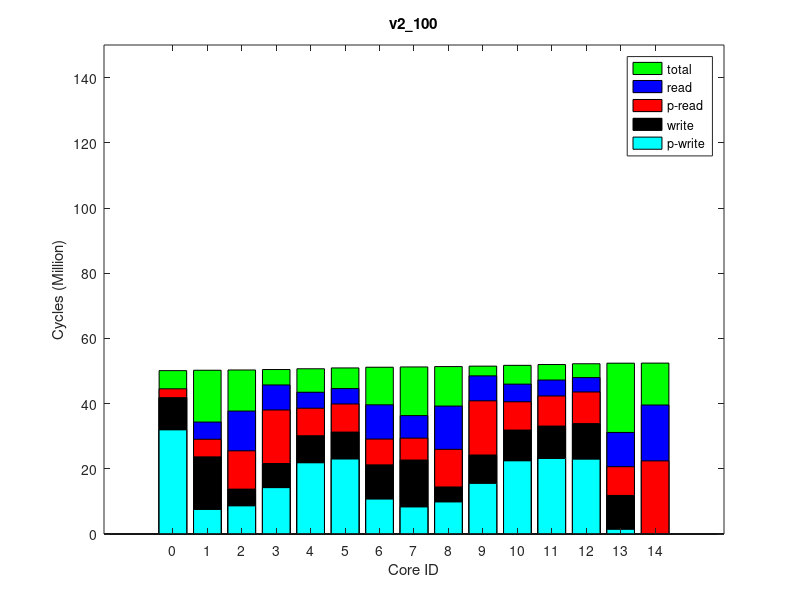

Recreate this plot in MATLAB.
times(1, :, :) = [
2704402, 51218779, 0
5395373, 51340711, 0
11780583, 51418982, 0
16423930, 51562954, 0
6721457, 52377586, 0
7910542, 52290163, 0
8645680, 52066958, 0
8456637, 51805780, 0
11543010, 52490358, 0
16629873, 52630334, 0
8684102, 52882876, 0
9226780, 53138522, 0
21769373, 53586772, 0
8819083, 53563092, 0
9687219, 53383832, 0
];
times(2, :, :) = [
2704402, 51016122, 0
5396174, 51138149, 0
11745639, 51216676, 0
16411907, 51359491, 0
6715055, 52169774, 0
7909273, 52081443, 0
8619928, 51860289, 0
8431452, 51600786, 0
11535917, 52281890, 0
16616859, 52421014, 0
8672134, 52671875, 0
9228847, 52926004, 0
22502303, 53372137, 0
8818377, 53348479, 0
9687249, 53170572, 0
];
times(3, :, :) = [
2704402, 51017209, 0
5396625, 51138737, 0
11745932, 51217222, 0
16412107, 51360113, 0
6717417, 52170051, 0
7909971, 52082089, 0
8621211, 51861057, 0
8430803, 51601446, 0
11536877, 52282133, 0
16618158, 52421587, 0
8673368, 52672325, 0
9230375, 52926512, 0
22502758, 53372589, 0
8819477, 53348935, 0
9687591, 53171059, 0
];
times(4, :, :) = [
2704402, 51016894, 0
5395983, 51138214, 0
11744787, 51216853, 0
16409944, 51359656, 0
6716688, 52170161, 0
7908860, 52081826, 0
8621299, 51861048, 0
8427355, 51601195, 0
11537678, 52282154, 0
16618816, 52421394, 0
8672827, 52672247, 0
9232913, 52926478, 0
22502459, 53372574, 0
8819146, 53348913, 0
9690568, 53170992, 0
];
times(5, :, :) = [
2704402, 51017646, 0
5395408, 51138225, 0
11747934, 51217739, 0
16409644, 51360345, 0
6717488, 52170955, 0
7909107, 52082594, 0
8617842, 51861559, 0
8422541, 51601881, 0
11538411, 52282989, 0
16619397, 52422004, 0
8674633, 52672921, 0
9233596, 52927018, 0
22503038, 53373097, 0
8819142, 53349445, 0
9690765, 53171567, 0
];
times(6, :, :) = [
2704402, 51015962, 0
5395226, 51137644, 0
11745732, 51216074, 0
16412041, 51358877, 0
6716541, 52169183, 0
7908203, 52080701, 0
8619045, 51859617, 0
8428146, 51599994, 0
11535970, 52281058, 0
16617721, 52420293, 0
8673708, 52671263, 0
9231776, 52925350, 0
22501023, 53371436, 0
8817777, 53347760, 0
9688904, 53169852, 0
];
times(7, :, :) = [
2704402, 51017491, 0
5395889, 51138684, 0
11747603, 51217248, 0
16412584, 51359968, 0
6717113, 52170237, 0
7909065, 52081904, 0
8618775, 51860944, 0
8426373, 51601164, 0
11536956, 52282063, 0
16619788, 52421534, 0
8673911, 52672347, 0
9232821, 52926466, 0
22502505, 53372559, 0
8819235, 53348883, 0
9690838, 53171019, 0
];
times(8, :, :) = [
2704402, 51018254, 0
5396738, 51139542, 0
11747059, 51218329, 0
16415735, 51360891, 0
6717056, 52171529, 0
7909279, 52083232, 0
8620156, 51861894, 0
8426991, 51602384, 0
11538345, 52283432, 0
16620216, 52422840, 0
8675651, 52673577, 0
9231615, 52927801, 0
22503934, 53373904, 0
8820136, 53350232, 0
9688345, 53172333, 0
];
times(9, :, :) = [
2704402, 51016640, 0
5396563, 51137063, 0
11747291, 51216709, 0
16412932, 51359251, 0
6716199, 52169665, 0
7909542, 52081340, 0
8619293, 51860307, 0
8424918, 51600649, 0
11538337, 52281547, 0
16618383, 52421028, 0
8673500, 52671905, 0
9231954, 52926026, 0
22502327, 53372087, 0
8819473, 53348431, 0
9688635, 53170568, 0
];
times(10, :, :) = [
2704402, 51017938, 0
5395158, 51139305, 0
11744151, 51217900, 0
16400404, 51360549, 0
6717197, 52171138, 0
7908993, 52082797, 0
8618959, 51861449, 0
8421969, 51601951, 0
11536477, 52283090, 0
16619994, 52422417, 0
8674899, 52673314, 0
9233146, 52927360, 0
22503469, 53373430, 0
8819749, 53349762, 0
9691888, 53171886, 0
];
ave_times = round(squeeze(mean(times)));
format long g, ave_times
std_times = round(squeeze(std(times)));
format long g, std_times
polling_read_times = ave_times;
times(1, :, :) = [
32142170, 50406330, 0
7835444, 50527058, 0
8900711, 50601709, 0
14523104, 50745272, 0
8480648, 51542884, 0
10903150, 51456897, 0
23151073, 51239303, 0
21998222, 50981306, 0
10011044, 51655055, 0
15695135, 51793199, 0
22623358, 52039806, 0
23355314, 52290246, 0
0, 52728491, 0
1623428, 52705876, 0
23138878, 52531053, 0
];
times(2, :, :) = [
31929617, 50193805, 0
7503949, 50314775, 0
8615017, 50389418, 0
14209639, 50531502, 0
8282619, 51324507, 0
10688508, 51238480, 0
22975363, 51020611, 0
21821768, 50765168, 0
9814064, 51436021, 0
15499455, 51573235, 0
22427875, 51817853, 0
23143058, 52066975, 0
0, 52502969, 0
1403600, 52480348, 0
22926971, 52306945, 0
];
times(3, :, :) = [
31930566, 50194383, 0
7436438, 50312486, 0
8556479, 50389738, 0
14137831, 50531629, 0
8282313, 51324854, 0
10684760, 51238212, 0
22990811, 51020874, 0
21834267, 50764622, 0
9813008, 51435535, 0
15499058, 51572982, 0
22428719, 51817631, 0
23139032, 52066712, 0
0, 52502690, 0
1403656, 52480066, 0
22921958, 52306631, 0
];
times(4, :, :) = [
31931532, 50195349, 0
7516900, 50312918, 0
8625020, 50390601, 0
14198131, 50532201, 0
8281190, 51325336, 0
10694048, 51238999, 0
22980971, 51021444, 0
21820400, 50765964, 0
9815087, 51437443, 0
15497856, 51573572, 0
22427086, 51818731, 0
23144772, 52067489, 0
0, 52503477, 0
1403935, 52480856, 0
22928821, 52307442, 0
];
times(5, :, :) = [
31929289, 50193205, 0
7491116, 50312146, 0
8597452, 50388314, 0
14186476, 50530588, 0
8278885, 51323541, 0
10687505, 51236710, 0
22978985, 51019804, 0
21826210, 50763864, 0
9811663, 51434867, 0
15495825, 51571982, 0
22423632, 51816826, 0
23139560, 52065657, 0
0, 52501650, 0
1402987, 52479034, 0
22923012, 52305593, 0
];
times(6, :, :) = [
31931147, 50195159, 0
7500544, 50313018, 0
8609387, 50389860, 0
14200715, 50532804, 0
8279583, 51324762, 0
10685163, 51238104, 0
22978701, 51022035, 0
21826108, 50766295, 0
9812340, 51435713, 0
15496892, 51572669, 0
22426217, 51817976, 0
23140867, 52067047, 0
0, 52503014, 0
1403803, 52480395, 0
22923611, 52306983, 0
];
times(7, :, :) = [
31932059, 50195738, 0
7506723, 50313594, 0
8619075, 50390532, 0
14189728, 50532551, 0
8279943, 51325522, 0
10690776, 51238932, 0
22983497, 51021791, 0
21823168, 50766771, 0
9813165, 51436462, 0
15499108, 51573775, 0
22427006, 51818862, 0
23141653, 52067686, 0
0, 52503755, 0
1404084, 52481145, 0
22925515, 52307666, 0
];
times(8, :, :) = [
31931982, 50195563, 0
7484895, 50313016, 0
8596350, 50389618, 0
14176148, 50531924, 0
8280491, 51324797, 0
10683908, 51238015, 0
22985781, 51021348, 0
21828479, 50765179, 0
9811617, 51435907, 0
15498487, 51573335, 0
22425942, 51817930, 0
23141169, 52066967, 0
0, 52502930, 0
1403007, 52480309, 0
22925568, 52306904, 0
];
times(9, :, :) = [
31930493, 50194523, 0
7505038, 50312949, 0
8618431, 50388373, 0
14204894, 50531790, 0
8281809, 51324444, 0
10689594, 51237762, 0
22981170, 51021473, 0
21823733, 50765776, 0
9813091, 51435421, 0
15497187, 51572642, 0
22425525, 51817507, 0
23145091, 52066645, 0
0, 52502636, 0
1403274, 52480016, 0
22929126, 52306610, 0
];
times(10, :, :) = [
31932389, 50196415, 0
7483055, 50312620, 0
8603935, 50390064, 0
14193281, 50532197, 0
8282993, 51324925, 0
10686659, 51238545, 0
22977566, 51021162, 0
21826123, 50765798, 0
9814563, 51436379, 0
15498503, 51573249, 0
22427874, 51818175, 0
23138867, 52067214, 0
0, 52503211, 0
1403559, 52480605, 0
22921824, 52307156, 0
];
ave_times = round(squeeze(mean(times)));
format long g, ave_times
std_times = round(squeeze(std(times)));
format long g, std_times
polling_write_times = ave_times;
times(1, :, :) = [
0, 69015205, 0
10662528, 69174512, 64000
23932501, 69276256, 128000
24121768, 69473169, 64000
13668774, 70589600, 64000
18435288, 70479923, 128000
13359110, 70175750, 64000
13344443, 69813354, 64000
24849299, 70749519, 128000
24297775, 70938282, 64000
14098366, 71290312, 64000
14139233, 71644749, 64000
38896187, 72267573, 250000
19328622, 72224705, 128000
14109529, 71968164, 64000
];
times(2, :, :) = [
0, 68838963, 0
10661947, 68997646, 64000
23907778, 69100076, 128000
24092597, 69294701, 64000
13648185, 70407926, 64000
18417906, 70298314, 128000
13351030, 69995289, 64000
13335900, 69634212, 64000
24822533, 70566331, 128000
24285975, 70755346, 64000
14092423, 71105950, 64000
14120664, 71458952, 64000
39646174, 72079905, 250000
19326902, 72037027, 128000
14110343, 71781718, 64000
];
times(3, :, :) = [
0, 68840038, 0
10693755, 68997157, 64000
24000439, 69099839, 128000
24093157, 69296058, 64000
13647067, 70408226, 64000
18420555, 70298672, 128000
13349987, 69995308, 64000
13332819, 69634703, 64000
24820668, 70566706, 128000
24282691, 70755659, 64000
14087200, 71106229, 64000
14122804, 71459294, 64000
39646497, 72080205, 250000
19326975, 72037325, 128000
14110137, 71782044, 64000
];
times(4, :, :) = [
0, 68841365, 0
10671184, 68998010, 64000
23929161, 69100097, 128000
24085882, 69296329, 64000
13641275, 70409590, 64000
18420031, 70299487, 128000
13350184, 69996147, 64000
13337527, 69635321, 64000
24815676, 70568037, 128000
24286250, 70756613, 64000
14090012, 71107361, 64000
14120053, 71460404, 64000
39647725, 72081373, 250000
19327550, 72038498, 128000
14112085, 71783156, 64000
];
times(5, :, :) = [
0, 68840799, 0
10679261, 68997334, 64000
23955898, 69099393, 128000
24089551, 69296842, 64000
13637643, 70408626, 64000
18418534, 70299234, 128000
13350248, 69995588, 64000
13332410, 69635485, 64000
24812195, 70566935, 128000
24287931, 70756101, 64000
14091108, 71106735, 64000
14120261, 71459809, 64000
39647069, 72080796, 250000
19327557, 72037928, 128000
14112583, 71782594, 64000
];
times(6, :, :) = [
0, 68840103, 0
10679730, 68997366, 64000
23960491, 69099287, 128000
24094586, 69296213, 64000
13636437, 70408194, 64000
18418073, 70299208, 128000
13350762, 69995152, 64000
13333742, 69635271, 64000
24810061, 70567506, 128000
24286544, 70755733, 64000
14089729, 71106305, 64000
14119492, 71459414, 64000
39646676, 72080361, 250000
19327546, 72037491, 128000
14112521, 71782177, 64000
];
times(7, :, :) = [
0, 68839114, 0
10661752, 68996640, 64000
23919739, 69099256, 128000
24103799, 69295547, 64000
13644826, 70407787, 64000
18419835, 70298507, 128000
13350323, 69995150, 64000
13333477, 69634671, 64000
24819128, 70566684, 128000
24283854, 70755324, 64000
14084670, 71105967, 64000
14121194, 71459014, 64000
39646437, 72079909, 250000
19326963, 72037033, 128000
14110656, 71781742, 64000
];
times(8, :, :) = [
0, 68840833, 0
10687569, 68996254, 64000
23988849, 69099546, 128000
24099446, 69296306, 64000
13639509, 70408881, 64000
18417823, 70298553, 128000
13350414, 69996049, 64000
13328469, 69634584, 64000
24814734, 70566499, 128000
24287695, 70755775, 64000
14097987, 71106292, 64000
14117589, 71459347, 64000
39646599, 72080295, 250000
19327387, 72037415, 128000
14112083, 71782073, 64000
];
times(9, :, :) = [
0, 68840385, 0
10686678, 68997861, 64000
23977413, 69099878, 128000
24094145, 69296509, 64000
13637198, 70408733, 64000
18417259, 70298848, 128000
13351957, 69995750, 64000
13329982, 69635423, 64000
24812483, 70567938, 128000
24288304, 70756078, 64000
14091862, 71106622, 64000
14119546, 71459743, 64000
39646997, 72080632, 250000
19327537, 72037754, 128000
14111402, 71782465, 64000
];
times(10, :, :) = [
0, 68840153, 0
10675622, 68997637, 64000
23950373, 69099643, 128000
24095350, 69296241, 64000
13642418, 70408436, 64000
18417675, 70298705, 128000
13350999, 69996148, 64000
13334366, 69634209, 64000
24817771, 70567246, 128000
24286131, 70755827, 64000
14085429, 71106484, 64000
14121780, 71459487, 64000
39646805, 72080400, 250000
19327135, 72037541, 128000
14110613, 71782198, 64000
];
ave_times = round(squeeze(mean(times)));
format long g, ave_times
std_times = round(squeeze(std(times)));
format long g, std_times
read_times = ave_times;
times(1, :, :) = [
0, 50308096, 0
0, 50425215, 0
0, 50503893, 0
0, 50645821, 0
0, 51442770, 0
0, 51356561, 0
0, 51138309, 0
0, 50881661, 0
0, 51554629, 0
0, 51691558, 0
0, 51938498, 0
0, 52189077, 0
0, 52626807, 0
0, 52604206, 0
0, 52429509, 0
];
times(2, :, :) = [
0, 50096158, 0
0, 50213406, 0
0, 50292664, 0
0, 50433444, 0
0, 51225521, 0
0, 51138593, 0
0, 50921548, 0
0, 50667364, 0
0, 51336508, 0
0, 51472625, 0
0, 51717826, 0
0, 51966917, 0
0, 52402379, 0
0, 52379756, 0
0, 52206449, 0
];
times(3, :, :) = [
0, 50095744, 0
0, 50213971, 0
0, 50292012, 0
0, 50433041, 0
0, 51225406, 0
0, 51138533, 0
0, 50921394, 0
0, 50667049, 0
0, 51335888, 0
0, 51472625, 0
0, 51717692, 0
0, 51966747, 0
0, 52402296, 0
0, 52379663, 0
0, 52206345, 0
];
times(4, :, :) = [
0, 50095054, 0
0, 50213227, 0
0, 50291297, 0
0, 50432644, 0
0, 51224791, 0
0, 51137811, 0
0, 50920832, 0
0, 50666512, 0
0, 51335680, 0
0, 51471887, 0
0, 51717125, 0
0, 51966182, 0
0, 52401700, 0
0, 52379083, 0
0, 52205778, 0
];
times(5, :, :) = [
0, 50097162, 0
0, 50214720, 0
0, 50292915, 0
0, 50433462, 0
0, 51226445, 0
0, 51139391, 0
0, 50922573, 0
0, 50668297, 0
0, 51337142, 0
0, 51473530, 0
0, 51718746, 0
0, 51967812, 0
0, 52403403, 0
0, 52380768, 0
0, 52207393, 0
];
times(6, :, :) = [
0, 50096571, 0
0, 50213436, 0
0, 50292331, 0
0, 50433040, 0
0, 51225576, 0
0, 51138618, 0
0, 50921785, 0
0, 50667504, 0
0, 51336626, 0
0, 51472763, 0
0, 51718028, 0
0, 51967002, 0
0, 52402469, 0
0, 52379852, 0
0, 52206543, 0
];
times(7, :, :) = [
0, 50095635, 0
0, 50213261, 0
0, 50292481, 0
0, 50432614, 0
0, 51225254, 0
0, 51138322, 0
0, 50921230, 0
0, 50667031, 0
0, 51336004, 0
0, 51472447, 0
0, 51717728, 0
0, 51966795, 0
0, 52402363, 0
0, 52379746, 0
0, 52206433, 0
];
times(8, :, :) = [
0, 50096103, 0
0, 50213367, 0
0, 50291845, 0
0, 50433124, 0
0, 51225337, 0
0, 51138752, 0
0, 50921426, 0
0, 50667275, 0
0, 51336186, 0
0, 51472632, 0
0, 51717797, 0
0, 51966874, 0
0, 52402478, 0
0, 52379851, 0
0, 52206482, 0
];
times(9, :, :) = [
0, 50095353, 0
0, 50212852, 0
0, 50291521, 0
0, 50432178, 0
0, 51224918, 0
0, 51137978, 0
0, 50921189, 0
0, 50666591, 0
0, 51335503, 0
0, 51472011, 0
0, 51717218, 0
0, 51966245, 0
0, 52401838, 0
0, 52379229, 0
0, 52205905, 0
];
times(10, :, :) = [
0, 50096211, 0
0, 50214028, 0
0, 50292979, 0
0, 50433346, 0
0, 51225674, 0
0, 51138888, 0
0, 50921959, 0
0, 50667587, 0
0, 51336531, 0
0, 51472972, 0
0, 51718240, 0
0, 51967303, 0
0, 52402801, 0
0, 52380188, 0
0, 52206884, 0
];
ave_times = round(squeeze(mean(times)));
format long g, ave_times
std_times = round(squeeze(std(times)));
format long g, std_times
total_times = ave_times;
times(1, :, :) = [
41984915, 55044398, 64000
23789496, 55172620, 128000
13905214, 55267876, 64000
21842562, 55394633, 64000
22829335, 56212013, 128000
21385786, 56117768, 64000
31495677, 55909744, 64000
30417472, 55654106, 64000
14437662, 56323999, 64000
24259773, 56480926, 64000
32100472, 56730305, 64000
33316605, 56987802, 64000
0, 57454043, 0
11994929, 57431414, 64000
34062046, 57242838, 64000
];
times(2, :, :) = [
41820711, 54880194, 64000
23646166, 55008490, 128000
13810723, 55103876, 64000
21697613, 55230602, 64000
22664646, 56042905, 128000
21193843, 55953106, 64000
31237113, 55734633, 64000
30117741, 55486507, 64000
14397199, 56154679, 64000
24180097, 56308989, 64000
31863079, 56557973, 64000
33089705, 56815167, 64000
0, 57280228, 0
11808355, 57257610, 64000
33859230, 57069900, 64000
];
times(3, :, :) = [
41815311, 54874830, 64000
23659486, 54986902, 128000
13730939, 55091361, 64000
21536898, 55221230, 64000
22655627, 56036484, 128000
21183655, 55946486, 64000
31232766, 55735628, 64000
30115987, 55479953, 64000
14453123, 56148286, 64000
24265843, 56302206, 64000
31849524, 56551314, 64000
33080929, 56808329, 64000
0, 57273687, 0
11802090, 57251072, 64000
33852607, 57063381, 64000
];
times(4, :, :) = [
41821918, 54881407, 64000
23640990, 55002474, 128000
13784935, 55099544, 64000
21641747, 55231731, 64000
22692202, 56043039, 128000
21198524, 55957998, 64000
31240219, 55739648, 64000
30122215, 55484075, 64000
14450053, 56154657, 64000
24214427, 56308893, 64000
31858398, 56558219, 64000
33089773, 56815222, 64000
0, 57280608, 0
11810349, 57257991, 64000
33858667, 57070314, 64000
];
times(5, :, :) = [
41822432, 54881921, 64000
23672347, 55004713, 128000
13696751, 55101421, 64000
21478948, 55227938, 64000
22651276, 56041222, 128000
21189187, 55956224, 64000
31245330, 55737956, 64000
30129755, 55486224, 64000
14409842, 56154814, 64000
24272674, 56308561, 64000
31851001, 56557626, 64000
33090206, 56814547, 64000
0, 57279626, 0
11808606, 57257012, 64000
33856234, 57069309, 64000
];
times(6, :, :) = [
41818888, 54878372, 64000
23632929, 55008412, 128000
13747221, 55103227, 64000
21632447, 55230049, 64000
22667057, 56039738, 128000
21196311, 55954752, 64000
31237574, 55740231, 64000
30124762, 55484658, 64000
14429549, 56154992, 64000
24227610, 56308468, 64000
31859280, 56557827, 64000
33088529, 56814854, 64000
0, 57280210, 0
11808958, 57257590, 64000
33858064, 57069901, 64000
];
times(7, :, :) = [
41818103, 54877592, 64000
23659427, 55007012, 128000
13708048, 55101907, 64000
21586648, 55228646, 64000
22647444, 56042450, 128000
21190917, 55957411, 64000
31232382, 55738924, 64000
30111482, 55483354, 64000
14388360, 56153338, 64000
24217918, 56307326, 64000
31855601, 56556690, 64000
33083011, 56813666, 64000
0, 57278997, 0
11807855, 57256384, 64000
33854926, 57068693, 64000
];
times(8, :, :) = [
41821923, 54881412, 64000
23645614, 55005146, 128000
13770740, 55101676, 64000
21663147, 55228226, 64000
22679935, 56043988, 128000
21192440, 55954294, 64000
31239568, 55735939, 64000
30122053, 55487676, 64000
14422711, 56156495, 64000
24197442, 56310163, 64000
31863905, 56559878, 64000
33087616, 56816851, 64000
0, 57281935, 0
11811230, 57259322, 64000
33860695, 57071625, 64000
];
times(9, :, :) = [
41824240, 54883736, 64000
23663141, 55004059, 128000
13722439, 55101327, 64000
21566281, 55227693, 64000
22666493, 56041307, 128000
21191265, 55956321, 64000
31240050, 55737953, 64000
30120897, 55486199, 64000
14425835, 56155220, 64000
24231801, 56308854, 64000
31853100, 56558075, 64000
33085510, 56815252, 64000
0, 57280612, 0
11809835, 57257981, 64000
33858312, 57070278, 64000
];
times(10, :, :) = [
41817979, 54877463, 64000
23638971, 54996153, 128000
13777322, 55094289, 64000
21607367, 55225960, 64000
22676275, 56038686, 128000
21195383, 55953637, 64000
31226730, 55735244, 64000
30110690, 55479607, 64000
14445513, 56150041, 64000
24223985, 56304120, 64000
31853102, 56553331, 64000
33081989, 56810202, 64000
0, 57275568, 0
11804845, 57252943, 64000
33854473, 57065252, 64000
];
ave_times = round(squeeze(mean(times)));
format long g, ave_times
std_times = round(squeeze(std(times)));
format long g, std_times
write_times = ave_times;
mytitle = 'v2\_100';
order = [1 2 3 4 8 7 6 5 9 10 11 12 15 14 13];

total_times = total_times(:, 2)(order);

read_times = read_times(:, 1)(order);
write_times = write_times(:, 1)(order);

polling_read_times = polling_read_times(:, 1)(order);
polling_write_times = polling_write_times(:, 1)(order);

total_times /= 1000000;

read_times /= 1000000;
write_times /= 1000000;

polling_read_times /= 1000000;
polling_write_times /= 1000000;

% laying read on top of write
read_times += write_times;
polling_read_times += write_times;

figure(1);
clf()
% set(gcf, 'Position', get(0,'Screensize'));
% set(gcf,'units','normalized','outerposition',[0 0 1 1])
bar(0:14, total_times,'g');
hold on;
bar(0:14, read_times,'b');
bar(0:14, polling_read_times,'r');
bar(0:14, write_times,'k');
bar(0:14, polling_write_times,'c');
hold off

axis([-2 16 0 150])
% axis([-1 15])
set(gca,'XTick',0:14);
% set(gca,'xticklabel',{ '0'; '1'; '2'; '3'; '7'; '6'; '5'; '4'; '8'; '9'; '10'; '11'; '15'; '14'; '13' })

xlabel('Core ID')
ylabel('Cycles (Million)')

legend('total', 'read', 'p-read', 'write', 'p-write')
title(mytitle)
print(1, strcat(mytitle, '.png'))
